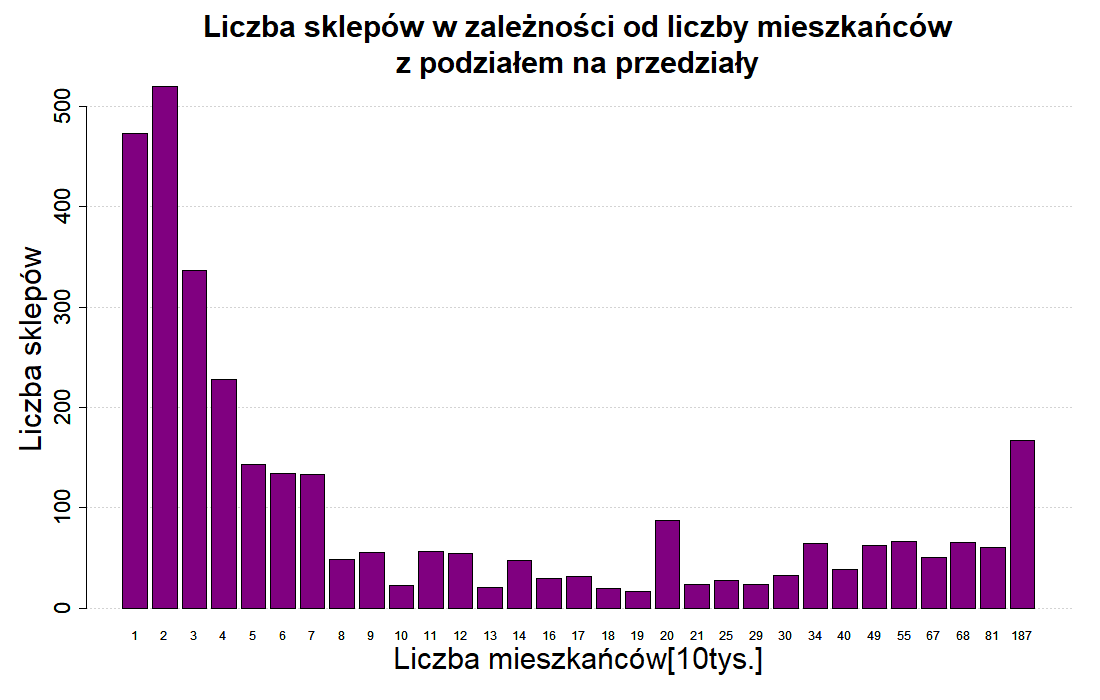

Write R code to recreate this figure.
library(RSQLite)

mydb <- dbConnect(RSQLite::SQLite(), "C:/Moje/Wykłady - notatki/3 semestr/Rachunek Prawdopodobieństwa i Statystyka/Website-reading/Database/shops.db")
shops_intervals_data <- dbGetQuery(mydb,'SELECT liczba_mieszkancow + (10000 - (liczba_mieszkancow % 10000)) AS do_tylu_mieszkancow,
                                   SUM(liczba_sklepow) AS liczba_sklepow FROM liczba_sklepow GROUP BY do_tylu_mieszkancow')
dbDisconnect(mydb)

intervals_maker <- function(df){
  vec = c('(0,10]')
  n = length(df$do_tylu_mieszkancow)
  for(i in 2:n){
    be = df$do_tylu_mieszkancow[i-1]/1000
    en = df$do_tylu_mieszkancow[i]/1000
    to_add = paste('(', as.character(be), ',', as.character(en), ']')
    vec = c(vec, to_add)
  }
  return(vec)
}

intervals = intervals_maker(shops_intervals_data)


png(file='Shops_by_reg_intervals.png', width=1100, height = 700)

plot.new()
par(mar = c(6,6,6,2))
barplot(shops_intervals_data$liczba_sklepow, names.arg = shops_intervals_data$do_tylu_mieszkancow/10000, 
        main="Liczba sklepów w zależności od liczby mieszkańców\nz podziałem na przedziały",
        xlab = "Liczba mieszkańców[10tys.]", ylab = "Liczba sklepów",
        col='#800080', cex.main=2.5, cex.lab = 2.5, cex.axis = 1.8, cex.names = 1)
grid(nx=NA, ny=NULL)
barplot(shops_intervals_data$liczba_sklepow, names.arg = shops_intervals_data$do_tylu_mieszkancow/10000, 
        main="Liczba sklepów w zależności od liczby mieszkańców\nz podziałem na przedziały",
        xlab = "Liczba mieszkańców[10tys.]", ylab = "Liczba sklepów", add=T,
        col='#800080', cex.main=2.5, cex.lab = 2.5, cex.axis = 1.8, cex.names = 1)
dev.off()
